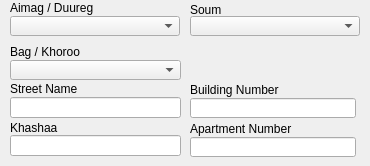
        <widget class="QWidget" name="tab_9">
         <attribute name="title">
          <string>Person Address</string>
         </attribute>
         <widget class="QLabel" name="label_6">
          <property name="geometry">
           <rect>
            <x>10</x>
            <y>0</y>
            <width>171</width>
            <height>16</height>
           </rect>
          </property>
          <property name="text">
           <string>Aimag / Duureg</string>
          </property>
         </widget>
         <widget class="QComboBox" name="aimag_cbox">
          <property name="geometry">
           <rect>
            <x>10</x>
            <y>16</y>
            <width>170</width>
            <height>20</height>
           </rect>
          </property>
         </widget>
         <widget class="QComboBox" name="bag_cbox">
          <property name="geometry">
           <rect>
            <x>10</x>
            <y>60</y>
            <width>171</width>
            <height>20</height>
           </rect>
          </property>
         </widget>
         <widget class="QLabel" name="label_7">
          <property name="geometry">
           <rect>
            <x>190</x>
            <y>0</y>
            <width>171</width>
            <height>20</height>
           </rect>
          </property>
          <property name="text">
           <string>Soum</string>
          </property>
         </widget>
         <widget class="QComboBox" name="soum_cbox">
          <property name="geometry">
           <rect>
            <x>190</x>
            <y>16</y>
            <width>170</width>
            <height>20</height>
           </rect>
          </property>
         </widget>
         <widget class="QLabel" name="label_8">
          <property name="geometry">
           <rect>
            <x>10</x>
            <y>44</y>
            <width>220</width>
            <height>16</height>
           </rect>
          </property>
          <property name="text">
           <string>Bag / Khoroo</string>
          </property>
         </widget>
         <widget class="QLineEdit" name="person_khashaa_edit">
          <property name="geometry">
           <rect>
            <x>10</x>
            <y>135</y>
            <width>171</width>
            <height>21</height>
           </rect>
          </property>
         </widget>
         <widget class="QLineEdit" name="person_street_name_edit">
          <property name="geometry">
           <rect>
            <x>10</x>
            <y>97</y>
            <width>171</width>
            <height>21</height>
           </rect>
          </property>
         </widget>
         <widget class="QLabel" name="label_12">
          <property name="geometry">
           <rect>
            <x>10</x>
            <y>81</y>
            <width>220</width>
            <height>16</height>
           </rect>
          </property>
          <property name="text">
           <string>Street Name</string>
          </property>
         </widget>
         <widget class="QLabel" name="label_19">
          <property name="geometry">
           <rect>
            <x>10</x>
            <y>120</y>
            <width>220</width>
            <height>16</height>
           </rect>
          </property>
          <property name="text">
           <string>Khashaa</string>
          </property>
         </widget>
         <widget class="QLineEdit" name="building_edit">
          <property name="geometry">
           <rect>
            <x>190</x>
            <y>98</y>
            <width>166</width>
            <height>20</height>
           </rect>
          </property>
         </widget>
         <widget class="QLabel" name="label_35">
          <property name="geometry">
           <rect>
            <x>190</x>
            <y>82</y>
            <width>166</width>
            <height>16</height>
           </rect>
          </property>
          <property name="text">
           <string>Building Number</string>
          </property>
         </widget>
         <widget class="QLineEdit" name="apartment_edit">
          <property name="geometry">
           <rect>
            <x>190</x>
            <y>137</y>
            <width>166</width>
            <height>20</height>
           </rect>
          </property>
         </widget>
         <widget class="QLabel" name="label_36">
          <property name="geometry">
           <rect>
            <x>190</x>
            <y>121</y>
            <width>166</width>
            <height>16</height>
           </rect>
          </property>
          <property name="text">
           <string>Apartment Number</string>
          </property>
         </widget>
        </widget>
